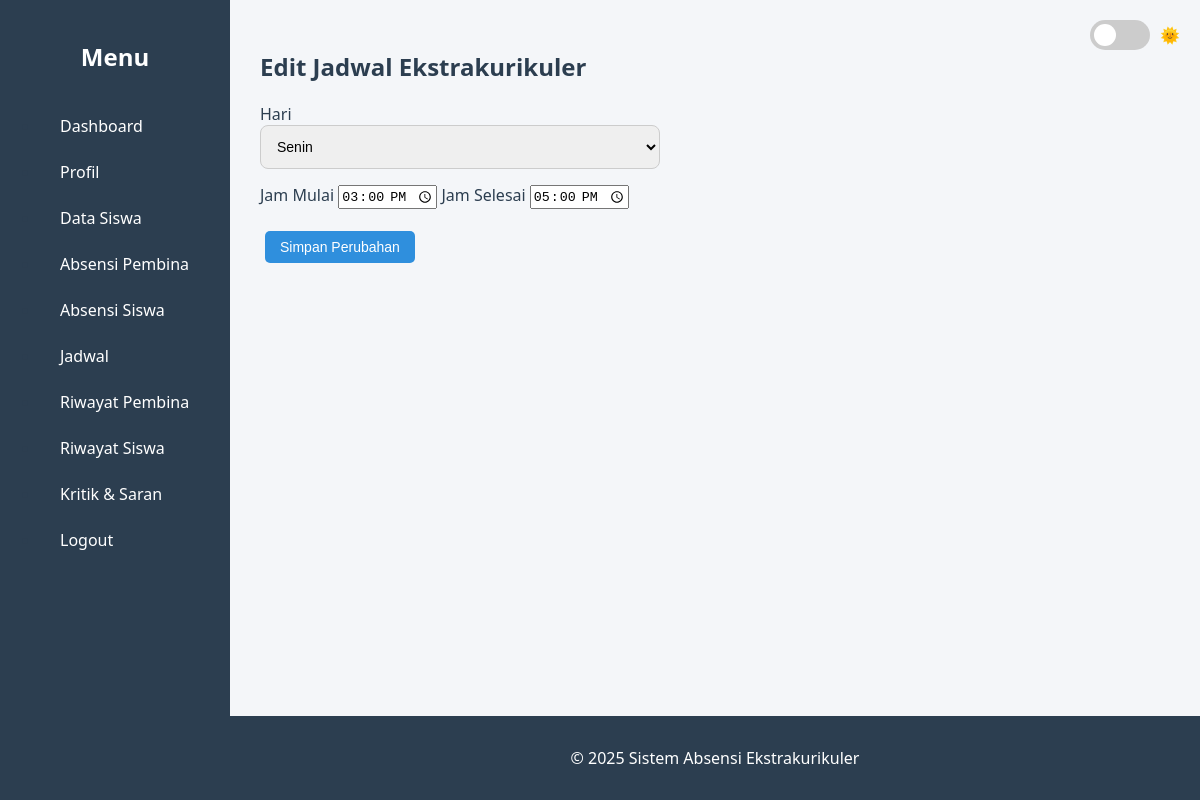
The app's page /pembina/editJadwal.php?id=1 (signed in) with its own data.
### tables this page shows
CREATE TABLE `jadwal` (
  `id_jadwal` int(11) NOT NULL,
  `hari` enum('Senin','Selasa','Rabu','Kamis','Jumat','Sabtu') DEFAULT NULL,
  `jam_mulai` time DEFAULT NULL,
  `jam_selesai` time DEFAULT NULL,
  `id_ekskul` int(11) DEFAULT NULL
);

### pembina/editJadwal.php (the view, shortened to what this page needs)
<?php
include '../koneksi.php';
$id_jadwal = isset($_GET['id']) ? (int)$_GET['id'] : 0;
$query = mysqli_query($conn, "SELECT * FROM jadwal WHERE id_jadwal = '$id_jadwal'");
$data = mysqli_fetch_assoc($query);
?>
<?php include 'header.php'; include 'sidebar.php'; ?>
<div class="content">
    <h2>Edit Jadwal Ekstrakurikuler</h2>
    <form method="POST" style="max-width: 400px;">
        <label for="hari">Hari</label>
        <select name="hari" id="hari" required>
            <?php
            $hariList = ['Senin','Selasa','Rabu','Kamis','Jumat','Sabtu','Minggu'];
            foreach ($hariList as $h): ?>
                <option value="<?= $h ?>" <?= ($data['hari'] == $h) ? 'selected' : '' ?>><?= $h ?></option>
            <?php endforeach; ?>
        </select>
        <label for="jam_mulai">Jam Mulai</label>
        <input type="time" name="jam_mulai" id="jam_mulai" value="<?= $data['jam_mulai'] ?>" required>
        <label for="jam_selesai">Jam Selesai</label>
        <input type="time" name="jam_selesai" id="jam_selesai" value="<?= $data['jam_selesai'] ?>" required>
        <br><br>
        <button type="submit" style="background-color: #2f8fdd; color: white; border: none; padding: 8px 15px; border-radius: 5px;">Simpan Perubahan</button>
    </form>
</div>
<?php include 'footer.php'; ?>

### pembina/style.css (style rules this page uses)
:root { --bg: #f4f6f9; --text: #2c3e50; --sidebar-bg: #2c3e50; --sidebar-text: white; --primary: #4e73df; --primary-dark: #224abe; --table-header: #4e73df; --footer-bg: #2c3e50; }
* { box-sizing: border-box; }
body { margin: 0; background-color: var(--bg); color: var(--text); font-family: 'Segoe UI', sans-serif; }
.content { margin-left: 230px; padding: 30px; }
textarea, input[type="text"], input[type="date"], input[type="file"], select { width: 100%; padding: 12px; margin-bottom: 15px; border: 1px solid #ccc; border-radius: 8px; font-size: 14px; resize: vertical; }
button, input[type="submit"] { background-color: var(--primary); color: white; border: none; padding: 10px 20px; font-size: 14px; border-radius: 8px; cursor: pointer; }
form button { padding: 10px 16px; background: var(--primary); color: white; border: none; border-radius: 6px; margin-left: 5px; cursor: pointer; }

### records on screen
jadwal: hari "Senin", jam_mulai "15:00:00", jam_selesai "17:00:00"
